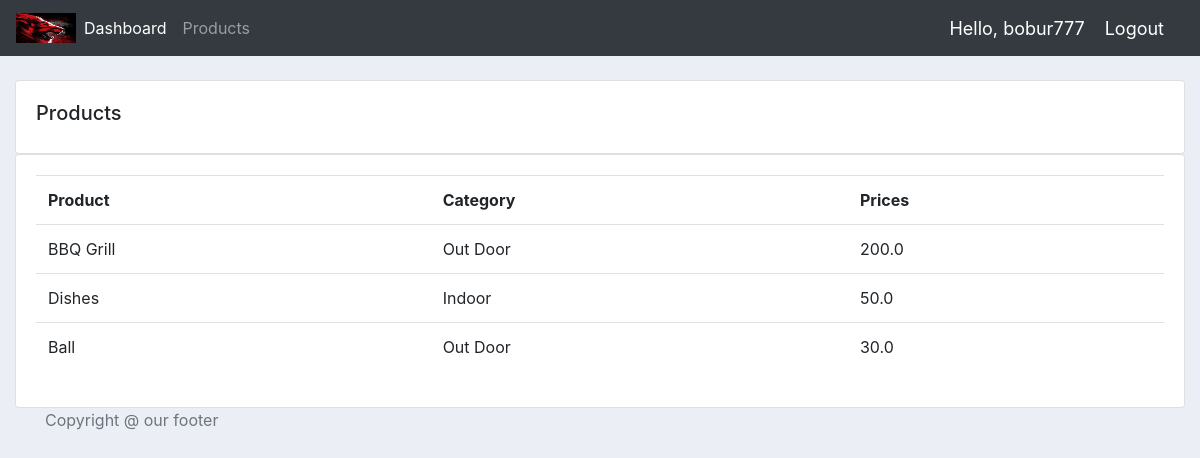
Screenshot of /products/ (signed in) with the database file from the repository.
### accounts/models.py (models this page shows, shortened)
class Product(models.Model):
    CATEGORY = (
        ('Indoor', 'Indoor'),
        ('Out Door', 'Out Door'),
    )
    name = models.CharField(max_length=200, null=True)
    price =models.FloatField(null=True)
    category =models.CharField(max_length=200, null=True, choices=CATEGORY)
    description =models.CharField(max_length=200, null=True, blank=True)
    date_created =models.DateTimeField(auto_now_add=True, null=True)
    tags = models.ManyToManyField(Tag)

### accounts/decorators.py (the view)
		def wrapper_func(request, *args, **kwargs):
			group = None
			if request.user.groups.exists():
				group = request.user.groups.all()[0].name
			if group in allowed_roles:
				return view_func(request, *args, **kwargs)
			else:
				return HttpResponse('You are not authorized to view this page')

### accounts/views.py (called while the page is built)
@login_required(login_url='login')
@allowed_users(allowed_roles=['admin'])
def products(request):
	products = Product.objects.all()
	return render(request, 'accounts/products.html', {'products':products})

### accounts/templates/accounts/products.html
{% extends 'accounts/main.html' %}
{% block content %}
<br>
<div class="row">
    <div class="col-md">
        <div class="card card-body">
        <h5>Products</h5>
    </div>
        <div class="card card-body">
            <table class="table">
                <tr>
                    <th>Product</th>
                    <th>Category</th>
                    <th>Prices</th>
                </tr>
                {% for i in products %}
                <tr>
                    <td>{{i.name}}</td>
                    <td>{{i.category}}</td>
                    <td>{{i.price}}</td>
                </tr>
                {% endfor %}
            </table>
        </div>
    </div>
</div>
{% endblock content %}

### accounts/templates/accounts/navbar.html (shortened to what this page needs)
{% load static %}
<!DOCTYPE html>
<html lang="en">
<head>
    <link rel="stylesheet" href="{% static 'css/style.css' %}" />
    <link rel="stylesheet" href="https://cdn.jsdelivr.net/npm/bootstrap@4.0.0/dist/css/bootstrap.min.css">
    <link rel="stylesheet" type="text/css" href="{% static '/css/main.css' %}">
</head>
<nav class="navbar navbar-expand-lg navbar-dark bg-dark">
<img src="{% static 'images/index.jpeg' %}" style="width: 60px; height: 30px;"/>
    <div class="collapse navbar-collapse" id="navbarNavAltMarkup">
      <div class="navbar-nav">
        {% if request.user.is_staff %}
        <a class="nav-item nav-link active" href="{% url 'home' %}">Dashboard</a>
        <a class="nav-item nav-link" href="{% url 'products' %}">Products</a>
        {% endif %}
      </div>
    </div>
    <span class="hello-msg">Hello, {{request.user}} </span>
    <span>
      <a class="hello-msg" href="{% url 'logout' %}">
 Logout
    </a>
  </span>
  </nav>

### static/css/main.css (style rules this page uses)
body { background-color: #ebeff5; }

### static/css/style.css (style rules this page uses)
.hello-msg { color: #fff; font-size: 18px; margin-right: 20px; }

### rows the page displays
Product: name "BBQ Grill", category "Out Door", price "200.0"
Product: name "Dishes", category "Indoor", price "50.0"
Product: name "Ball", category "Out Door", price "30.0"

### other values shown
{{ request.user }} "bobur777"
